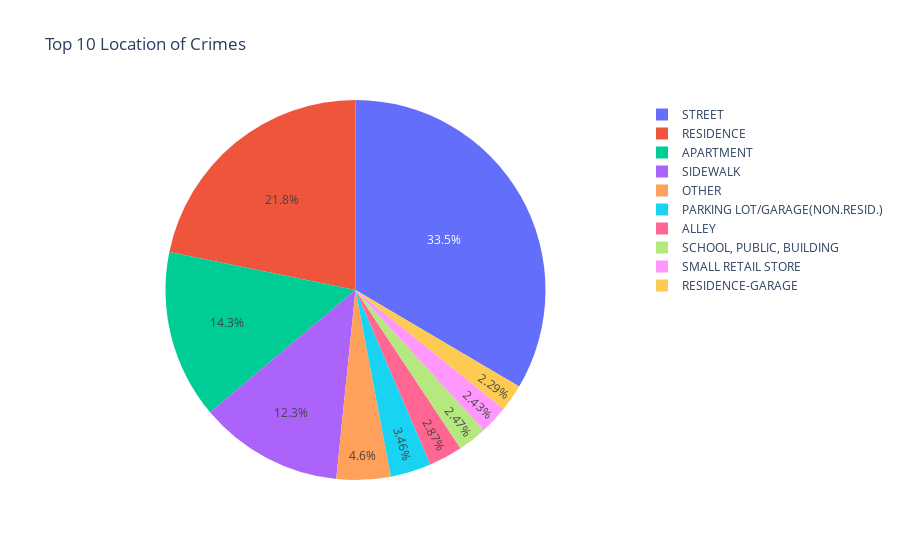

The notebook cell this image was saved under:
### Markdown cell above
## __Top 10 Common location for crimes__

### Code cell
# Where does crimes happens the most?
plot_counts2(c_crime_df["Location Description"], "Top 10 Location of Crimes")

### Figure 1 — Plotly figure (JSON) as saved in the notebook; plotly's stock layout.template omitted (floating-point values rounded to 4 significant figures)
{"data": [{"domain": {"x": [0, 1], "y": [0, 1]}, "hovertemplate": "Type=%{label}<br>Freq=%{value}<extra></extra>", "labels": ["STREET", "RESIDENCE", "APARTMENT", "SIDEWALK", "OTHER", "PARKING LOT/GARAGE(NON.RESID.)", "ALLEY", "SCHOOL, PUBLIC, BUILDING", "SMALL RETAIL STORE", "RESIDENCE-GARAGE"], "legendgroup": "", "name": "", "showlegend": true, "type": "pie", "values": [590954, 384471, 253114, 216275, 81243, 61109, 50652, 43678, 42803, 40478]}], "layout": {"legend": {"tracegroupgap": 0}, "title": {"text": "Top 10 Location of Crimes"}}}
